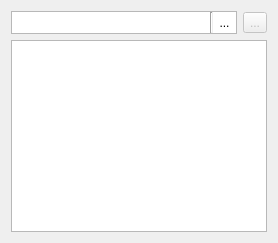
           <widget class="QWidget" name="tab_file">
            <attribute name="title">
             <string>Labscript file</string>
            </attribute>
            <layout class="QGridLayout" name="gridLayout_4">
             <item row="0" column="0">
              <layout class="QGridLayout" name="gridLayout_2">
               <item row="0" column="2">
                <widget class="QToolButton" name="toolButton_save_labscript_file">
                 <property name="enabled">
                  <bool>false</bool>
                 </property>
                 <property name="toolTip">
                  <string>&lt;html&gt;&lt;head/&gt;&lt;body&gt;&lt;p&gt;Save this labscript file to disk&lt;/p&gt;&lt;/body&gt;&lt;/html&gt;</string>
                 </property>
                 <property name="text">
                  <string>...</string>
                 </property>
                 <property name="icon">
                  <iconset resource="../../Anaconda/Lib/site-packages/qtutils/icons/icons.qrc">
                   <normaloff>:/qtutils/fugue/document--pencil.png</normaloff>:/qtutils/fugue/document--pencil.png</iconset>
                 </property>
                </widget>
               </item>
               <item row="1" column="0" colspan="3">
                <widget class="SimplePythonEditor" name="Qscintilla_Text"/>
               </item>
               <item row="0" column="0" colspan="2">
                <widget class="QFrame" name="frame">
                 <property name="autoFillBackground">
                  <bool>false</bool>
                 </property>
                 <property name="styleSheet">
                  <string notr="true">QToolButton{
    background: rgb(224,224,224);
    padding: 3px;
}</string>
                 </property>
                 <property name="frameShape">
                  <enum>QFrame::StyledPanel</enum>
                 </property>
                 <layout class="QHBoxLayout" name="horizontalLayout_2">
                  <property name="spacing">
                   <number>0</number>
                  </property>
                  <property name="leftMargin">
                   <number>0</number>
                  </property>
                  <property name="topMargin">
                   <number>0</number>
                  </property>
                  <property name="rightMargin">
                   <number>0</number>
                  </property>
                  <property name="bottomMargin">
                   <number>0</number>
                  </property>
                  <item>
                   <widget class="QLineEdit" name="lineEdit_labscript_file">
                    <property name="sizePolicy">
                     <sizepolicy hsizetype="Expanding" vsizetype="Ignored">
                      <horstretch>0</horstretch>
                      <verstretch>0</verstretch>
                     </sizepolicy>
                    </property>
                    <property name="toolTip">
                     <string>The labscript file to compile.</string>
                    </property>
                    <property name="styleSheet">
                     <string notr="true"/>
                    </property>
                    <property name="frame">
                     <bool>false</bool>
                    </property>
                    <property name="readOnly">
                     <bool>true</bool>
                    </property>
                   </widget>
                  </item>
                  <item>
                   <widget class="Line" name="line">
                    <property name="orientation">
                     <enum>Qt::Vertical</enum>
                    </property>
                   </widget>
                  </item>
                  <item>
                   <widget class="QToolButton" name="toolButton_select_labscript_file">
                    <property name="toolTip">
                     <string>Select a file ...</string>
                    </property>
                    <property name="styleSheet">
                     <string notr="true">QToolButton{
    border: none;
    background: white;
    padding: 2px;
}

QToolButton:hover {
     background-color: qlineargradient(x1: 0, y1: 0, x2: 0, y2: 1,
                                       stop: 0 #f6f7fa, stop: 1 #dadbde);
 }

 QToolButton:pressed {
     background-color: qlineargradient(x1: 0, y1: 0, x2: 0, y2: 1,
                                       stop: 0 #dadbde, stop: 1 #f6f7fa);
 }</string>
                    </property>
                    <property name="text">
                     <string>...</string>
                    </property>
                    <property name="icon">
                     <iconset resource="../../Anaconda/Lib/site-packages/qtutils/icons/icons.qrc">
                      <normaloff>:/qtutils/fugue/folder-open-document-text.png</normaloff>:/qtutils/fugue/folder-open-document-text.png</iconset>
                    </property>
                   </widget>
                  </item>
                 </layout>
                </widget>
               </item>
              </layout>
             </item>
            </layout>
           </widget>
